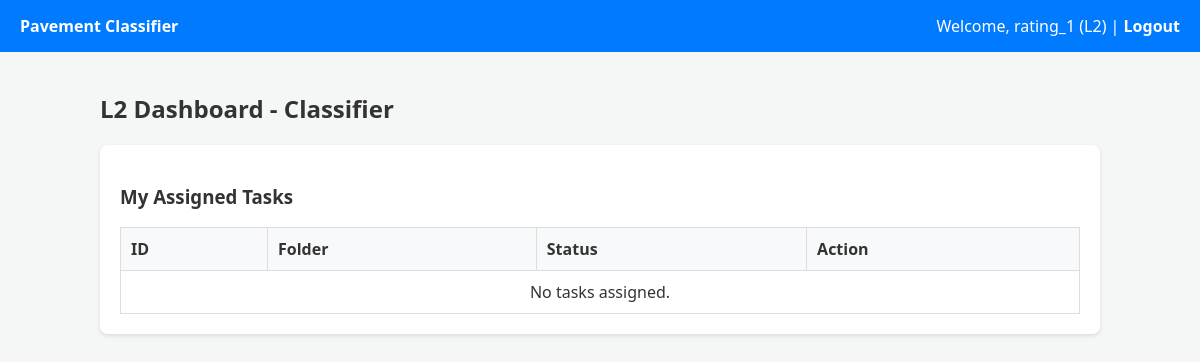
Before: /l2_dashboard (signed in) with the older database file.
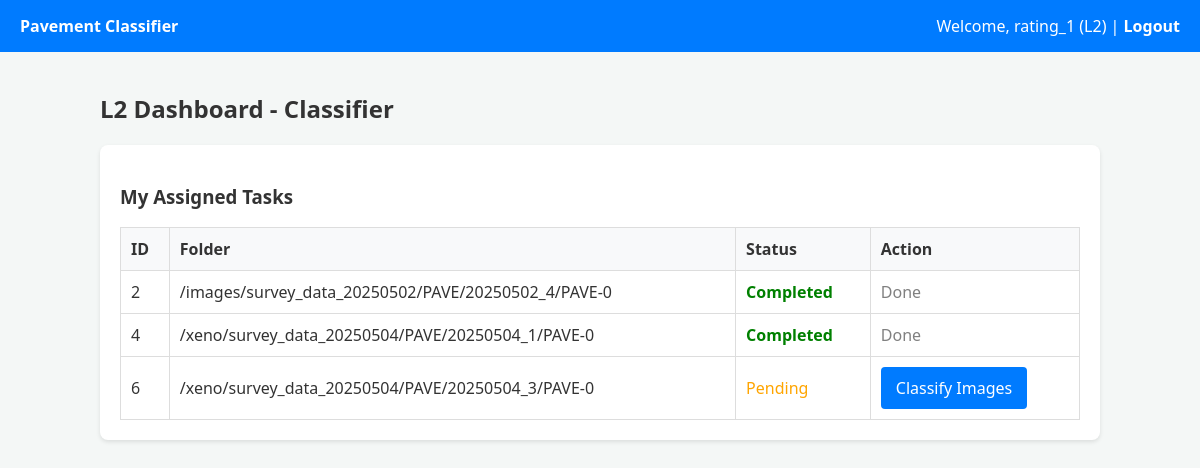
After: the same page with the newer database file.
### app/models.py (models this page shows)
class Task(Base):
    __tablename__ = "tasks"
    id = Column(Integer, primary_key=True, index=True)
    assigner_id = Column(Integer, ForeignKey("users.id"))
    assignee_id = Column(Integer, ForeignKey("users.id"))
    folder_path = Column(String)
    status = Column(String, default="pending") # 'pending', 'completed'
    created_at = Column(DateTime, default=datetime.datetime.utcnow)
    assigner = relationship("User", foreign_keys=[assigner_id])
    assignee = relationship("User", foreign_keys=[assignee_id])
    images = relationship("Image", back_populates="task")

### app/main.py (the view)
@app.get("/l2_dashboard", response_class=HTMLResponse)
def l2_dashboard(request: Request, user: User = Depends(require_l2), db: Session = Depends(get_db)):
    tasks = db.query(Task).filter(Task.assignee_id == user.id).all()
    return templates.TemplateResponse(request=request, name="l2_dashboard.html", context={"user": user, "tasks": tasks})

### templates/l2_dashboard.html
{% extends "base.html" %}
{% block content %}
<h2>L2 Dashboard - Classifier</h2>
<div class="card">
    <h3>My Assigned Tasks</h3>
    <table>
        <thead>
            <tr>
                <th>ID</th>
                <th>Folder</th>
                <th>Status</th>
                <th>Action</th>
            </tr>
        </thead>
        <tbody>
            {% for task in tasks %}
            <tr>
                <td>{{ task.id }}</td>
                <td>{{ task.folder_path }}</td>
                <td>
                    {% if task.status == 'completed' %}
                        <span style="color: green; font-weight: bold;">Completed</span>
                    {% else %}
                        <span style="color: orange;">Pending</span>
                    {% endif %}
                </td>
                <td>
                    {% if task.status != 'completed' %}
                        <a href="/tasks/{{ task.id }}/classify" class="btn btn-primary">Classify Images</a>
                    {% else %}
                        <span style="color: gray;">Done</span>
                    {% endif %}
                </td>
            </tr>
            {% else %}
            <tr><td colspan="4" class="text-center">No tasks assigned.</td></tr>
            {% endfor %}
        </tbody>
    </table>
</div>
{% endblock %}

Changed rows visible on the page:
added Task: id "2", folder_path "/images/survey_data_20250502/PAVE/20250502_4/PAVE-0", status "Completed"
added Task: id "4", folder_path "/xeno/survey_data_20250504/PAVE/20250504_1/PAVE-0", status "Completed"
added Task: id "6", folder_path "/xeno/survey_data_20250504/PAVE/20250504_3/PAVE-0", status "Pending"
Other visible differences:
text no longer shown: "No tasks assigned."
